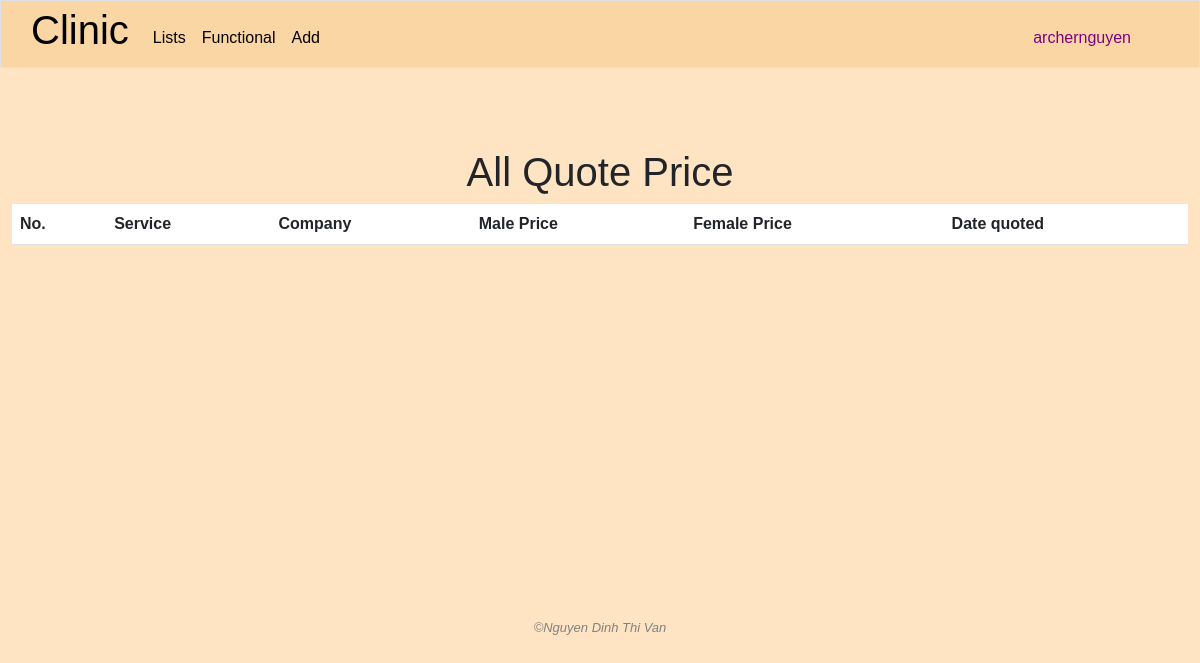
The app's page /all_quote_price (signed in), older data.
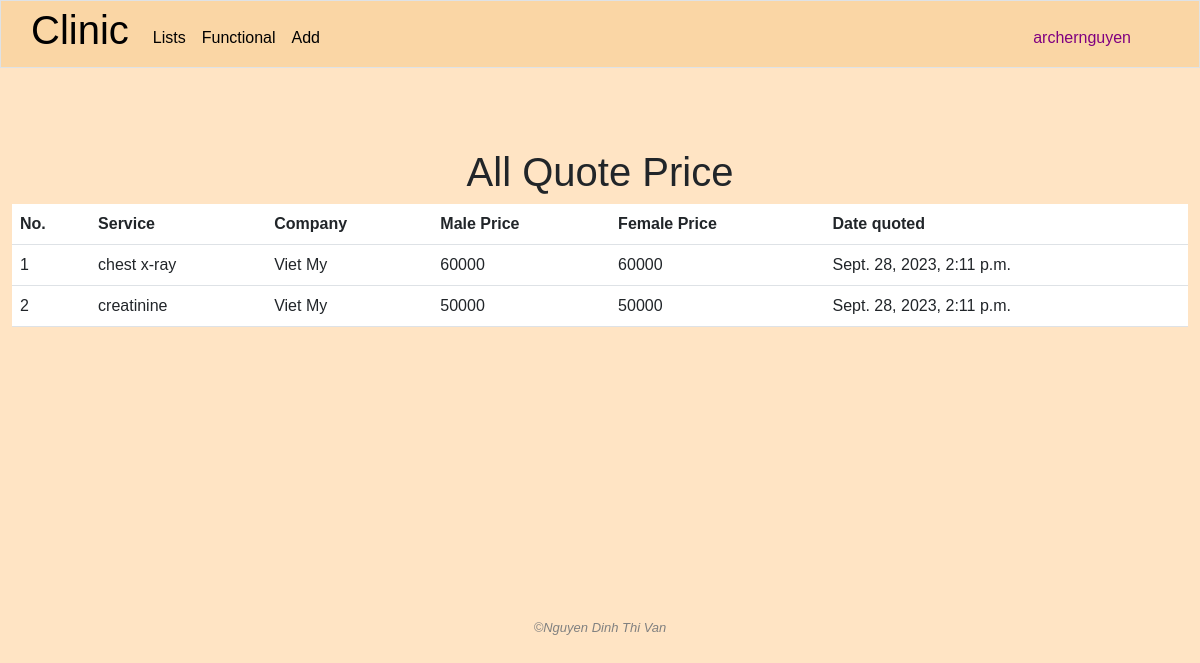
The same page, newer data.
### clinic/models.py (models this page shows, shortened)
class User(AbstractUser):
    class Level(models.IntegerChoices):
        LOW = 1
        MIDDLE = 2
        TOP = 3
    management_right_level = models.IntegerField(choices=Level.choices, blank=True, null=True)

class Quotation(models.Model):
    service = models.ForeignKey(Service, on_delete=models.CASCADE, related_name='quote_price')
    client = models.ForeignKey(Company, on_delete=models.CASCADE, related_name='quote_price')
    male_quote_price = models.IntegerField(blank=True, null=True)
    female_quote_price = models.IntegerField(blank=True, null=True)
    date = models.DateTimeField(auto_now_add=True)

class Service(models.Model):
    name = models.CharField(max_length=255)
    benefit = models.TextField(blank=True)
    male_price = models.IntegerField(blank=True, null=True)
    female_price = models.IntegerField(blank=True, null=True)
    description = models.TextField(blank=True, null=True)
    created_by = models.ForeignKey(User, blank=True, null=True, on_delete=models.SET_NULL, related_name='add_services')
    modified_by = models.ForeignKey(User, blank=True, null=True, on_delete=models.SET_NULL, related_name='modified_services')

class Company(models.Model):
    name = models.CharField(max_length=255)
    industry = models.CharField(max_length=255)
    address = models.TextField()
    male_headcount = models.IntegerField()
    female_headcount = models.IntegerField()
    created_by = models.ForeignKey(User, on_delete=models.SET_NULL, blank=True, null=True, related_name="add_companies")
    modified_by = models.ForeignKey(User, on_delete=models.SET_NULL, blank=True, null=True, related_name="modified_companies")

### clinic/views.py (the view)
# urls.py: path('all_quote_price', views.all_quote_price, name="all_quote_price")
@login_required
def all_quote_price(request):
    prices = Quotation.objects.all()
    return render(request, "clinic/all_quote_price.html", {
        "prices": prices
    })

### clinic/templates/clinic/all_quote_price.html (shortened to what this page needs)
{% extends "clinic/layout.html" %}
{% load static %}
{% block main %}
    <h1 class="text-center">All Quote Price</h1>
    <div class="container-fluid">
        <table class="table table-hover">
            <thead>
                <tr>
                    <th>No.</th>
                    <th>Service</th>
                    <th>Company</th>
                    <th>Male Price</th>
                    <th>Female Price</th>
                    <th>Date quoted</th>
                </tr>
            </thead>
            <tbody>
                {% for price in prices %}
                    <tr>
                        <td>{{ price.id }}</td>
                        <td>{{ price.service.name }}</td>
                        <td>{{ price.client.name }}</td>
                        <td>{{ price.male_quote_price }}</td>
                        <td>{{ price.female_quote_price }}</td>
                        <td>{{ price.date }}</td>
                    </tr>
                {% endfor %}
            </tbody>
        </table>
    </div>
{% endblock %}

### clinic/templates/clinic/layout.html (shortened to what this page needs)
{% load static %}
<!DOCTYPE html>
<html lang="en">
    <head>
        <link rel="stylesheet" href="https://cdnjs.cloudflare.com/ajax/libs/font-awesome/4.7.0/css/font-awesome.min.css">
        <link rel="stylesheet" href="{% static 'clinic/bootstrap.css' %}">
        <link rel="stylesheet" href="{% static 'clinic/styles.css' %}">
    </head>
    <body>
        <nav class="navbar navbar-expand-lg navbar-custom border">
            <a class="navbar-brand" href="{% url 'index' %}"><span><h1>Clinic</h1></span></a>
            <div class="collapse navbar-collapse" id="navbar">
                <ul class="navbar-nav me-auto mt-2">
                    <li class="nav-item">
                        <div class="dropdown">
                            <button class="nav-link active" type="button" id="dropdownMenuButton3" data-bs-toggle="dropdown" aria-expanded="false">
                                Lists
                            </button>
                        </div>
                    </li>
                    {% if user.is_authenticated %}
                        <li class="nav-item">
                            <a class="nav-link active">
                                Functional
                            </a>
                        </li>
                        <li class="nav-item" id="adding-items">
                            <div class="dropdown">
                                <button class="nav-link active" type="button" id="dropdownMenuButton1" data-bs-toggle="dropdown" aria-expanded="false">
                                    Add
                                </button>
                            </div>
                        </li>
                    {% endif %}
                </ul>
                <ul class="navbar-nav ms-auto mt-2">
                    {% if user.is_authenticated %}
                        <li class="nav-item">
                            <div class="dropdown">
                                <button class="nav-link active" style="color: purple;" type="button" id="dropdownMenuButton2" data-bs-toggle="dropdown" aria-expanded="false">
                                    {{ user.username }}
                                </button>
                            </div>
                        </li>
                    {% else %}
                        <li class="nav-item">
                            <a class="nav-link active" href="{% url 'login' %}">
                                Log in
                            </a>
                        </li>
                    {% endif %}
                </ul>
            </div>
        </nav>
        <main>{% block main %}{% endblock %}</main>
        <footer class="text-center">
            &#169;Nguyen Dinh Thi Van
        </footer>
    </body>
</html>

### clinic/static/clinic/styles.css (style rules this page uses)
body { font-family: sans-serif; }
body { color: auto; background-color: bisque; }
main { min-height: 40vh; }
footer { margin-top: 150px; font-family: sans-serif; font-size: 13px; font-style: italic; color: grey; }
.navbar-custom { padding: 0 60px 0 30px; background: #FAD6A5; margin-bottom: 30px; }
.container-fluid { display: flex; justify-content: center; align-items: center; }
td { padding: .5em; color: orange; }

Row changes from the older to the newer data that the page shows:
added Quotation: id "1", service.name "chest x-ray", client.name "Viet My", male_quote_price "60000", female_quote_price "60000", date "Sept. 28, 2023, 2:11 p.m."
added Quotation: id "2", service.name "creatinine", client.name "Viet My", male_quote_price "50000", female_quote_price "50000", date "Sept. 28, 2023, 2:11 p.m."
